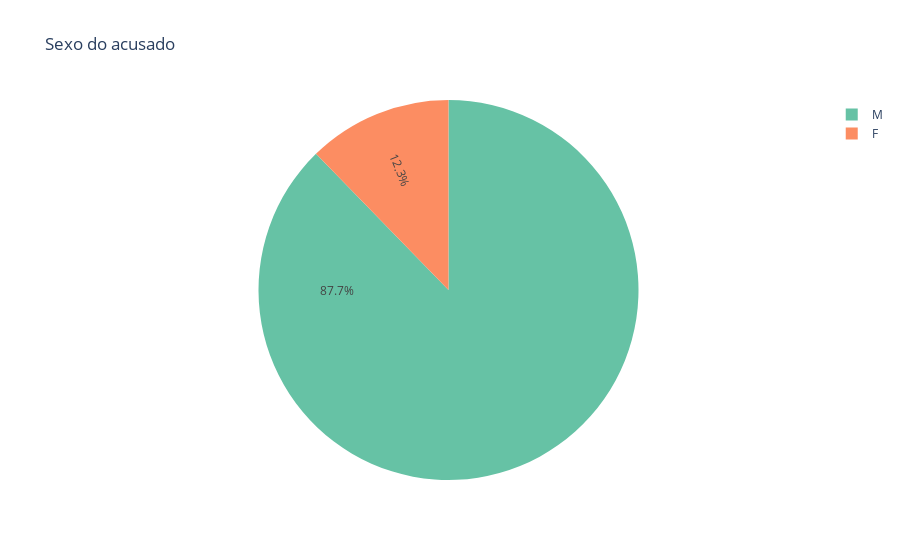
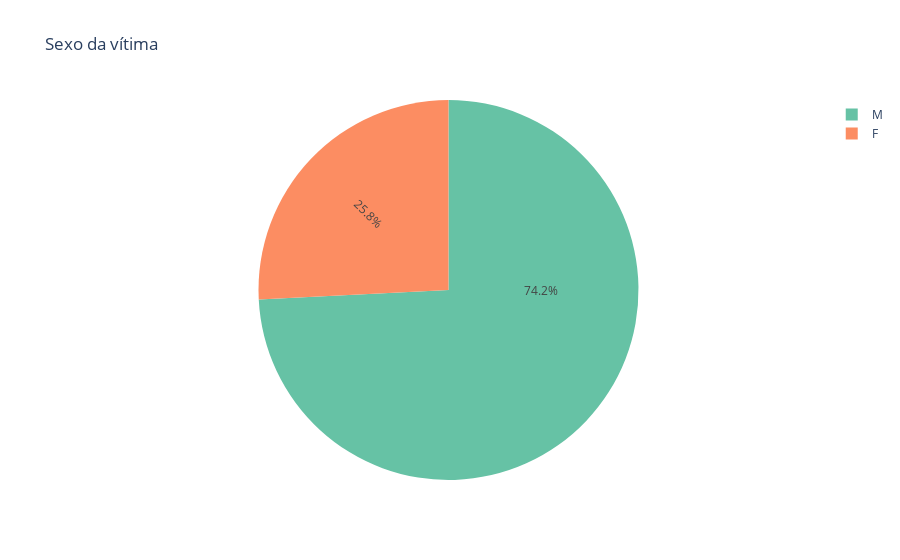

Notebook source saved alongside these figures, in order:
### Code cell
prep_sex = df['perpetrator_sex'].value_counts()
vic_sex = df['victim_sex'].value_counts()

fig = px.pie(names=prep_sex.index, values=prep_sex, title="Sexo do acusado")

fig.update_traces(textinfo='percent', insidetextorientation='radial', legendgroup='show', 
            marker = dict(colors=px.colors.qualitative.Set2))
fig.show()

fig = px.pie(names=vic_sex.index, values=vic_sex, title="Sexo da vítima")

fig.update_traces(textinfo='percent', insidetextorientation='radial',
            legendgroup='show', 
            marker = dict(colors=px.colors.qualitative.Set2))

fig.show()

### Figure 1 — Plotly figure (JSON) as saved in the notebook; plotly's stock layout.template omitted (floating-point values rounded to 4 significant figures)
{"data": [{"domain": {"x": [0, 1], "y": [0, 1]}, "hovertemplate": "label=%{label}<br>value=%{value}<extra></extra>", "insidetextorientation": "radial", "labels": ["M", "F"], "legendgroup": "show", "marker": {"colors": ["rgb(102,194,165)", "rgb(252,141,98)", "rgb(141,160,203)", "rgb(231,138,195)", "rgb(166,216,84)", "rgb(255,217,47)", "rgb(229,196,148)", "rgb(179,179,179)"]}, "name": "", "showlegend": true, "textinfo": "percent", "type": "pie", "values": [122220, 17118]}], "layout": {"legend": {"tracegroupgap": 0}, "title": {"text": "Sexo do acusado"}}}

### Figure 2 — Plotly figure (JSON) as saved in the notebook; plotly's stock layout.template omitted (floating-point values rounded to 4 significant figures)
{"data": [{"domain": {"x": [0, 1], "y": [0, 1]}, "hovertemplate": "label=%{label}<br>value=%{value}<extra></extra>", "insidetextorientation": "radial", "labels": ["M", "F"], "legendgroup": "show", "marker": {"colors": ["rgb(102,194,165)", "rgb(252,141,98)", "rgb(141,160,203)", "rgb(231,138,195)", "rgb(166,216,84)", "rgb(255,217,47)", "rgb(229,196,148)", "rgb(179,179,179)"]}, "name": "", "showlegend": true, "textinfo": "percent", "type": "pie", "values": [103383, 35955]}], "layout": {"legend": {"tracegroupgap": 0}, "title": {"text": "Sexo da vítima"}}}
